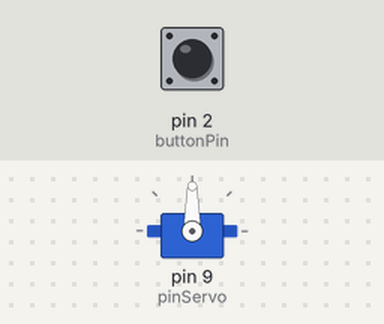
A sketch run on a simulated Arduino Uno, built with avr-gcc and run on an emulated ATmega328P. Shown: servo. The inputs (shaded band) are chosen by the test bench; at power-on: pin 2 (buttonPin) LOW.

Above: at 1.2 s.
1.3 s: pin 2 (buttonPin) pulled HIGH for 0.15 s
At 6.5 s:
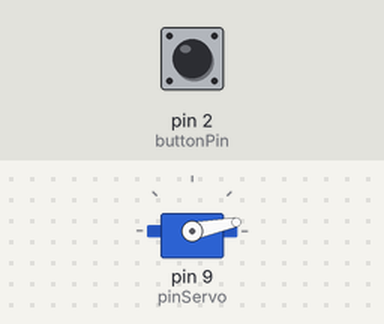
At 7.25 s:
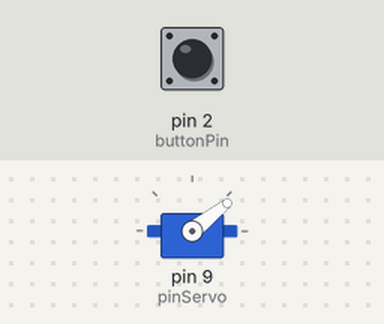
Timing chart, 0 to 9.7 s (numbered marks = the images above; inputs shaded):
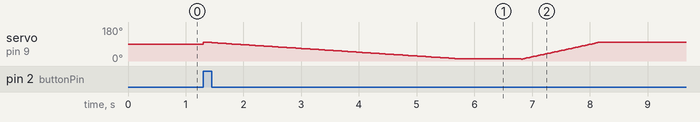

The sketch:

Distributor.ino
```cpp
#include <Servo86.h>

Servo servo;
bool distribution = true;
const int buttonPin = 2; // broche du capteur PIR
int buttonState = 0; // etat de la sortie du capteur
int pinServo = 9;
int periode=20000;// période entre chaque début d'impulsion en microsecondes
int pos = 100;

void setup()
{
  servo.attach(pinServo);
  pinMode(buttonPin, INPUT); //la broche du capteur est mise en entree
}

void loop()
{
  buttonState = digitalRead(buttonPin);//lecture du capteur
  if (buttonState == HIGH) //si quelquechose est detecte
  {
    if(distribution == true){
      for(pos = 100; pos>=11; pos-=1)     // goes from 180 degrees to 0 degrees
      {
        servo.write(pos);              // tell servo to go to position in variable 'pos'
        delay(50);                       // waits 15ms for the servo to reach the position
      }
        delay(1000);
       for(pos = 10; pos < 100; pos += 1)  // goes from 0 degrees to 180 degrees
      {                                  // in steps of 1 degree
        servo.write(pos);              // tell servo to go to position in variable 'pos'
        delay(15);                    // waits 15ms for the servo to reach the position
      }
       distribution = false;
    }
    if(distribution == false){
      delay(3600);
      distribution = true;
    }

  }
}
```
